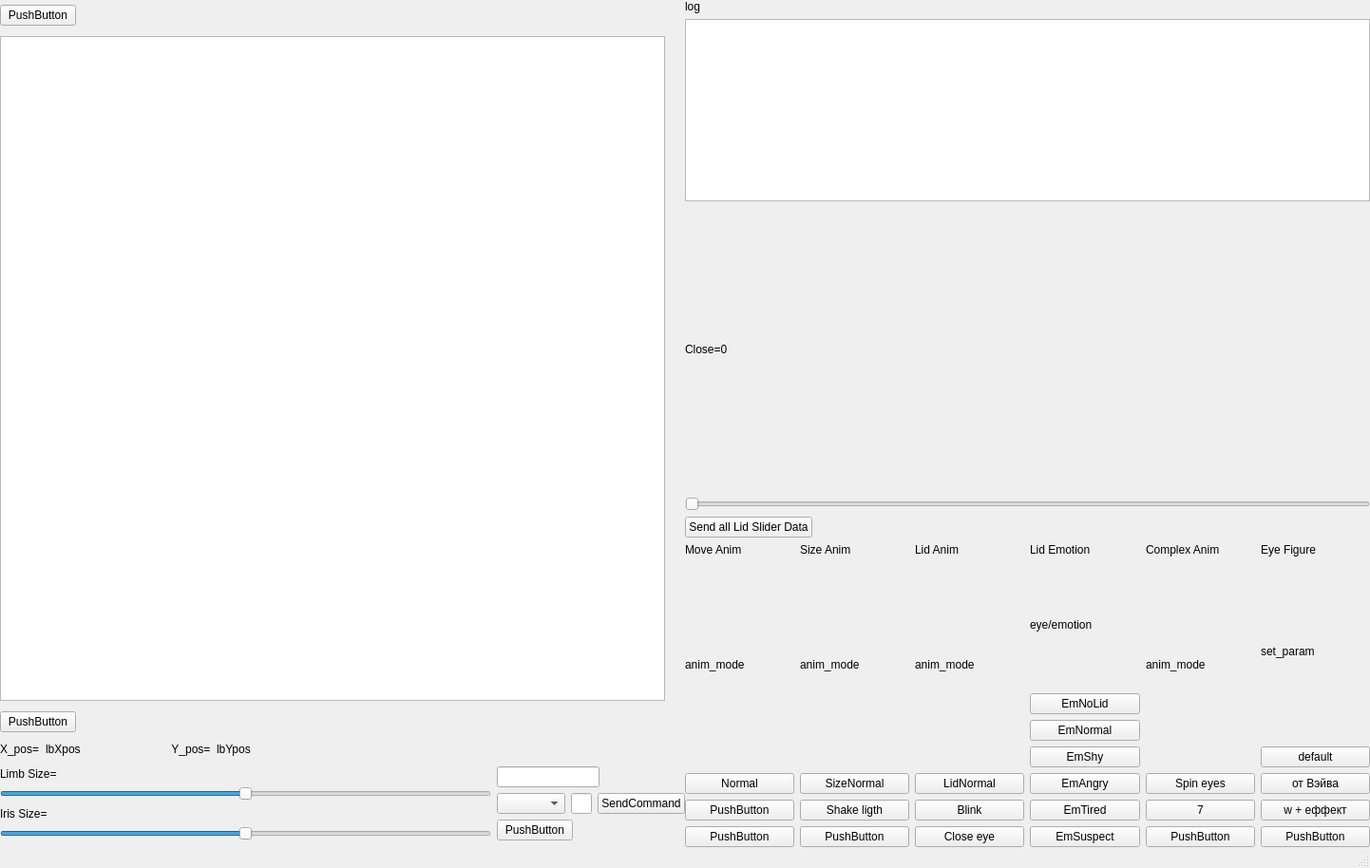
<?xml version="1.0" encoding="UTF-8"?>
<ui version="4.0">
 <class>Eye2ControllerForm</class>
 <widget class="QMainWindow" name="Eye2ControllerForm">
  <property name="geometry">
   <rect>
    <x>0</x>
    <y>0</y>
    <width>1442</width>
    <height>914</height>
   </rect>
  </property>
  <property name="sizePolicy">
   <sizepolicy hsizetype="Expanding" vsizetype="Expanding">
    <horstretch>0</horstretch>
    <verstretch>0</verstretch>
   </sizepolicy>
  </property>
  <property name="windowTitle">
   <string>Eye2ControllerForm</string>
  </property>
  <property name="windowIcon">
   <iconset>
    <normaloff>../../../../../../../run/user/1000/doc/c3ce67d1/Iris.png</normaloff>../../../../../../../run/user/1000/doc/c3ce67d1/Iris.png</iconset>
  </property>
  <widget class="QWidget" name="centralWidget">
   <property name="minimumSize">
    <size>
     <width>0</width>
     <height>0</height>
    </size>
   </property>
   <layout class="QHBoxLayout" name="horizontalLayout_2">
    <property name="spacing">
     <number>0</number>
    </property>
    <property name="leftMargin">
     <number>0</number>
    </property>
    <property name="topMargin">
     <number>0</number>
    </property>
    <property name="rightMargin">
     <number>0</number>
    </property>
    <property name="bottomMargin">
     <number>0</number>
    </property>
    <item>
     <layout class="QVBoxLayout" name="verticalLayout_2">
      <item>
       <widget class="QPushButton" name="pushButton">
        <property name="sizePolicy">
         <sizepolicy hsizetype="Maximum" vsizetype="Fixed">
          <horstretch>0</horstretch>
          <verstretch>0</verstretch>
         </sizepolicy>
        </property>
        <property name="text">
         <string>PushButton</string>
        </property>
       </widget>
      </item>
      <item>
       <widget class="QGraphicsView" name="graphicsView">
        <property name="sizePolicy">
         <sizepolicy hsizetype="Fixed" vsizetype="Fixed">
          <horstretch>0</horstretch>
          <verstretch>0</verstretch>
         </sizepolicy>
        </property>
        <property name="minimumSize">
         <size>
          <width>700</width>
          <height>700</height>
         </size>
        </property>
        <property name="maximumSize">
         <size>
          <width>700</width>
          <height>700</height>
         </size>
        </property>
        <property name="verticalScrollBarPolicy">
         <enum>Qt::ScrollBarAlwaysOff</enum>
        </property>
        <property name="horizontalScrollBarPolicy">
         <enum>Qt::ScrollBarAlwaysOff</enum>
        </property>
        <property name="alignment">
         <set>Qt::AlignLeading|Qt::AlignLeft|Qt::AlignTop</set>
        </property>
       </widget>
      </item>
      <item>
       <widget class="QPushButton" name="pushButton_5">
        <property name="sizePolicy">
         <sizepolicy hsizetype="Maximum" vsizetype="Maximum">
          <horstretch>0</horstretch>
          <verstretch>0</verstretch>
         </sizepolicy>
        </property>
        <property name="text">
         <string>PushButton</string>
        </property>
       </widget>
      </item>
      <item>
       <layout class="QHBoxLayout" name="horizontalLayout_3">
        <item>
         <widget class="QLabel" name="label_6">
          <property name="sizePolicy">
           <sizepolicy hsizetype="Preferred" vsizetype="Maximum">
            <horstretch>0</horstretch>
            <verstretch>0</verstretch>
           </sizepolicy>
          </property>
          <property name="text">
           <string>X_pos=</string>
          </property>
         </widget>
        </item>
        <item>
         <widget class="QLabel" name="lbXpos">
          <property name="sizePolicy">
           <sizepolicy hsizetype="Preferred" vsizetype="Maximum">
            <horstretch>0</horstretch>
            <verstretch>0</verstretch>
           </sizepolicy>
          </property>
          <property name="minimumSize">
           <size>
            <width>100</width>
            <height>0</height>
           </size>
          </property>
          <property name="text">
           <string>lbXpos</string>
          </property>
         </widget>
        </item>
        <item>
         <widget class="QLabel" name="label_7">
          <property name="sizePolicy">
           <sizepolicy hsizetype="Minimum" vsizetype="Maximum">
            <horstretch>0</horstretch>
            <verstretch>0</verstretch>
           </sizepolicy>
          </property>
          <property name="text">
           <string>        Y_pos=</string>
          </property>
         </widget>
        </item>
        <item>
         <widget class="QLabel" name="lbYpos">
          <property name="sizePolicy">
           <sizepolicy hsizetype="MinimumExpanding" vsizetype="Maximum">
            <horstretch>0</horstretch>
            <verstretch>0</verstretch>
           </sizepolicy>
          </property>
          <property name="minimumSize">
           <size>
            <width>50</width>
            <height>0</height>
           </size>
          </property>
          <property name="text">
           <string>lbYpos</string>
          </property>
         </widget>
        </item>
       </layout>
      </item>
      <item>
       <layout class="QHBoxLayout" name="horizontalLayout">
        <item>
         <layout class="QVBoxLayout" name="verticalLayout_3">
          <item>
           <widget class="QLabel" name="lbLimbSize">
            <property name="sizePolicy">
             <sizepolicy hsizetype="Maximum" vsizetype="Preferred">
              <horstretch>0</horstretch>
              <verstretch>0</verstretch>
             </sizepolicy>
            </property>
            <property name="text">
             <string>Limb Size=</string>
            </property>
           </widget>
          </item>
          <item>
           <widget class="QSlider" name="horizontalSlider">
            <property name="sizePolicy">
             <sizepolicy hsizetype="Expanding" vsizetype="Fixed">
              <horstretch>0</horstretch>
              <verstretch>0</verstretch>
             </sizepolicy>
            </property>
            <property name="maximum">
             <number>100</number>
            </property>
            <property name="singleStep">
             <number>1</number>
            </property>
            <property name="pageStep">
             <number>1</number>
            </property>
            <property name="value">
             <number>50</number>
            </property>
            <property name="orientation">
             <enum>Qt::Horizontal</enum>
            </property>
            <property name="tickPosition">
             <enum>QSlider::NoTicks</enum>
            </property>
            <property name="tickInterval">
             <number>10</number>
            </property>
           </widget>
          </item>
          <item>
           <widget class="QLabel" name="lbIrisSize">
            <property name="sizePolicy">
             <sizepolicy hsizetype="Maximum" vsizetype="Preferred">
              <horstretch>0</horstretch>
              <verstretch>0</verstretch>
             </sizepolicy>
            </property>
            <property name="text">
             <string>Iris Size=</string>
            </property>
           </widget>
          </item>
          <item>
           <widget class="QSlider" name="horizontalSlider_2">
            <property name="sizePolicy">
             <sizepolicy hsizetype="Expanding" vsizetype="Fixed">
              <horstretch>0</horstretch>
              <verstretch>0</verstretch>
             </sizepolicy>
            </property>
            <property name="maximum">
             <number>100</number>
            </property>
            <property name="singleStep">
             <number>10</number>
            </property>
            <property name="value">
             <number>50</number>
            </property>
            <property name="orientation">
             <enum>Qt::Horizontal</enum>
            </property>
            <property name="tickInterval">
             <number>10</number>
            </property>
           </widget>
          </item>
         </layout>
        </item>
        <item>
         <layout class="QVBoxLayout" name="verticalLayout_4">
          <item>
           <widget class="QLineEdit" name="lineEdit">
            <property name="sizePolicy">
             <sizepolicy hsizetype="Maximum" vsizetype="Maximum">
              <horstretch>0</horstretch>
              <verstretch>0</verstretch>
             </sizepolicy>
            </property>
           </widget>
          </item>
          <item>
           <layout class="QHBoxLayout" name="horizontalLayout_5">
            <item>
             <widget class="QComboBox" name="comboBox"/>
            </item>
            <item>
             <widget class="QLineEdit" name="lineEdit_2">
              <property name="sizePolicy">
               <sizepolicy hsizetype="Maximum" vsizetype="Fixed">
                <horstretch>0</horstretch>
                <verstretch>0</verstretch>
               </sizepolicy>
              </property>
             </widget>
            </item>
            <item>
             <widget class="QPushButton" name="pushButton_3">
              <property name="sizePolicy">
               <sizepolicy hsizetype="Maximum" vsizetype="Fixed">
                <horstretch>0</horstretch>
                <verstretch>0</verstretch>
               </sizepolicy>
              </property>
              <property name="text">
               <string>SendCommand</string>
              </property>
             </widget>
            </item>
           </layout>
          </item>
          <item>
           <widget class="QPushButton" name="pushButton_7">
            <property name="sizePolicy">
             <sizepolicy hsizetype="Maximum" vsizetype="Fixed">
              <horstretch>0</horstretch>
              <verstretch>0</verstretch>
             </sizepolicy>
            </property>
            <property name="text">
             <string>PushButton</string>
            </property>
           </widget>
          </item>
         </layout>
        </item>
       </layout>
      </item>
     </layout>
    </item>
    <item>
     <layout class="QVBoxLayout" name="verticalLayout">
      <item>
       <widget class="QLabel" name="label_3">
        <property name="sizePolicy">
         <sizepolicy hsizetype="Preferred" vsizetype="Fixed">
          <horstretch>0</horstretch>
          <verstretch>0</verstretch>
         </sizepolicy>
        </property>
        <property name="text">
         <string>log</string>
        </property>
       </widget>
      </item>
      <item>
       <widget class="QTextEdit" name="textEdit">
        <property name="sizePolicy">
         <sizepolicy hsizetype="Expanding" vsizetype="Maximum">
          <horstretch>0</horstretch>
          <verstretch>0</verstretch>
         </sizepolicy>
        </property>
        <property name="minimumSize">
         <size>
          <width>0</width>
          <height>10</height>
         </size>
        </property>
        <property name="html">
         <string>&lt;!DOCTYPE HTML PUBLIC &quot;-//W3C//DTD HTML 4.0//EN&quot; &quot;http://www.w3.org/TR/REC-html40/strict.dtd&quot;&gt;
&lt;html&gt;&lt;head&gt;&lt;meta name=&quot;qrichtext&quot; content=&quot;1&quot; /&gt;&lt;meta charset=&quot;utf-8&quot; /&gt;&lt;style type=&quot;text/css&quot;&gt;
p, li { white-space: pre-wrap; }
&lt;/style&gt;&lt;/head&gt;&lt;body style=&quot; font-family:'Sans Serif'; font-size:9pt; font-weight:400; font-style:normal;&quot;&gt;
&lt;p style=&quot;-qt-paragraph-type:empty; margin-top:0px; margin-bottom:0px; margin-left:0px; margin-right:0px; -qt-block-indent:0; text-indent:0px;&quot;&gt;&lt;br /&gt;&lt;/p&gt;&lt;/body&gt;&lt;/html&gt;</string>
        </property>
       </widget>
      </item>
      <item>
       <layout class="QVBoxLayout" name="vlUpLidControl">
        <item>
         <widget class="QLabel" name="lbClosePercent">
          <property name="text">
           <string>Close=0</string>
          </property>
         </widget>
        </item>
        <item>
         <widget class="QSlider" name="hsCloseSlider">
          <property name="maximum">
           <number>100</number>
          </property>
          <property name="orientation">
           <enum>Qt::Horizontal</enum>
          </property>
         </widget>
        </item>
       </layout>
      </item>
      <item>
       <widget class="QPushButton" name="pushButton_4">
        <property name="enabled">
         <bool>true</bool>
        </property>
        <property name="sizePolicy">
         <sizepolicy hsizetype="Maximum" vsizetype="Maximum">
          <horstretch>0</horstretch>
          <verstretch>0</verstretch>
         </sizepolicy>
        </property>
        <property name="text">
         <string>Send all Lid Slider Data</string>
        </property>
       </widget>
      </item>
      <item>
       <layout class="QHBoxLayout" name="horizontalLayout_4">
        <item>
         <layout class="QVBoxLayout" name="verticalLayout_9">
          <item>
           <widget class="QLabel" name="label_8">
            <property name="sizePolicy">
             <sizepolicy hsizetype="Preferred" vsizetype="Maximum">
              <horstretch>0</horstretch>
              <verstretch>0</verstretch>
             </sizepolicy>
            </property>
            <property name="text">
             <string>Move Anim</string>
            </property>
           </widget>
          </item>
          <item>
           <widget class="QLabel" name="label_9">
            <property name="text">
             <string>anim_mode</string>
            </property>
           </widget>
          </item>
          <item>
           <widget class="QPushButton" name="pbAnimNormal">
            <property name="text">
             <string>Normal</string>
            </property>
           </widget>
          </item>
          <item>
           <widget class="QPushButton" name="pushButton_6">
            <property name="text">
             <string>PushButton</string>
            </property>
           </widget>
          </item>
          <item>
           <widget class="QPushButton" name="pushButton_9">
            <property name="text">
             <string>PushButton</string>
            </property>
           </widget>
          </item>
         </layout>
        </item>
        <item>
         <layout class="QVBoxLayout" name="verticalLayout_7">
          <item>
           <widget class="QLabel" name="label_10">
            <property name="sizePolicy">
             <sizepolicy hsizetype="Preferred" vsizetype="Maximum">
              <horstretch>0</horstretch>
              <verstretch>0</verstretch>
             </sizepolicy>
            </property>
            <property name="text">
             <string>Size Anim</string>
            </property>
           </widget>
          </item>
          <item>
           <widget class="QLabel" name="label_4">
            <property name="sizePolicy">
             <sizepolicy hsizetype="Maximum" vsizetype="Preferred">
              <horstretch>0</horstretch>
              <verstretch>0</verstretch>
             </sizepolicy>
            </property>
            <property name="text">
             <string>anim_mode</string>
            </property>
           </widget>
          </item>
          <item>
           <widget class="QPushButton" name="pbAnimNormalSize">
            <property name="text">
             <string>SizeNormal</string>
            </property>
           </widget>
          </item>
          <item>
           <widget class="QPushButton" name="pbAnimShake">
            <property name="text">
             <string>Shake ligth</string>
            </property>
           </widget>
          </item>
          <item>
           <widget class="QPushButton" name="pushButton_10">
            <property name="text">
             <string>PushButton</string>
            </property>
           </widget>
          </item>
         </layout>
        </item>
        <item>
         <layout class="QVBoxLayout" name="verticalLayout_10">
          <item>
           <widget class="QLabel" name="label_11">
            <property name="sizePolicy">
             <sizepolicy hsizetype="Preferred" vsizetype="Maximum">
              <horstretch>0</horstretch>
              <verstretch>0</verstretch>
             </sizepolicy>
            </property>
            <property name="text">
             <string>Lid Anim</string>
            </property>
           </widget>
          </item>
          <item>
           <widget class="QLabel" name="label_15">
            <property name="text">
             <string>anim_mode</string>
            </property>
           </widget>
          </item>
          <item>
           <widget class="QPushButton" name="pbLidNormal">
            <property name="text">
             <string>LidNormal</string>
            </property>
           </widget>
          </item>
          <item>
           <widget class="QPushButton" name="pbBlink">
            <property name="text">
             <string>Blink</string>
            </property>
           </widget>
          </item>
          <item>
           <widget class="QPushButton" name="pbCloseEye">
            <property name="text">
             <string>Close eye</string>
            </property>
           </widget>
          </item>
         </layout>
        </item>
        <item>
         <layout class="QVBoxLayout" name="verticalLayout_8">
          <item>
           <widget class="QLabel" name="label_14">
            <property name="sizePolicy">
             <sizepolicy hsizetype="Preferred" vsizetype="Maximum">
              <horstretch>0</horstretch>
              <verstretch>0</verstretch>
             </sizepolicy>
            </property>
            <property name="text">
             <string>Lid Emotion</string>
            </property>
           </widget>
          </item>
          <item>
           <widget class="QLabel" name="label_5">
            <property name="sizePolicy">
             <sizepolicy hsizetype="Maximum" vsizetype="Preferred">
              <horstretch>0</horstretch>
              <verstretch>0</verstretch>
             </sizepolicy>
            </property>
            <property name="text">
             <string>eye/emotion</string>
            </property>
           </widget>
          </item>
          <item>
           <widget class="QPushButton" name="pushButton_2">
            <property name="text">
             <string>EmNoLid</string>
            </property>
           </widget>
          </item>
          <item>
           <widget class="QPushButton" name="pbEmNormal">
            <property name="sizePolicy">
             <sizepolicy hsizetype="Preferred" vsizetype="Fixed">
              <horstretch>0</horstretch>
              <verstretch>0</verstretch>
             </sizepolicy>
            </property>
            <property name="text">
             <string>EmNormal</string>
            </property>
           </widget>
          </item>
          <item>
           <widget class="QPushButton" name="pbEmShy">
            <property name="sizePolicy">
             <sizepolicy hsizetype="Preferred" vsizetype="Fixed">
              <horstretch>0</horstretch>
              <verstretch>0</verstretch>
             </sizepolicy>
            </property>
            <property name="text">
             <string>EmShy</string>
            </property>
           </widget>
          </item>
          <item>
           <widget class="QPushButton" name="pbEmAngry">
            <property name="sizePolicy">
             <sizepolicy hsizetype="Preferred" vsizetype="Fixed">
              <horstretch>0</horstretch>
              <verstretch>0</verstretch>
             </sizepolicy>
            </property>
            <property name="text">
             <string>EmAngry</string>
            </property>
           </widget>
          </item>
          <item>
           <widget class="QPushButton" name="pbEmTired">
            <property name="text">
             <string>EmTired</string>
            </property>
           </widget>
          </item>
          <item>
           <widget class="QPushButton" name="pbEmSuspect">
            <property name="text">
             <string>EmSuspect</string>
            </property>
           </widget>
          </item>
         </layout>
        </item>
        <item>
         <layout class="QVBoxLayout" name="verticalLayout_6">
          <item>
           <widget class="QLabel" name="label_12">
            <property name="sizePolicy">
             <sizepolicy hsizetype="Preferred" vsizetype="Maximum">
              <horstretch>0</horstretch>
              <verstretch>0</verstretch>
             </sizepolicy>
            </property>
            <property name="text">
             <string>Complex Anim</string>
            </property>
           </widget>
          </item>
          <item>
           <widget class="QLabel" name="label_2">
            <property name="sizePolicy">
             <sizepolicy hsizetype="Preferred" vsizetype="Preferred">
              <horstretch>0</horstretch>
              <verstretch>0</verstretch>
             </sizepolicy>
            </property>
            <property name="text">
             <string>anim_mode</string>
            </property>
           </widget>
          </item>
          <item>
           <widget class="QPushButton" name="pbAnimSpin">
            <property name="sizePolicy">
             <sizepolicy hsizetype="Minimum" vsizetype="Fixed">
              <horstretch>0</horstretch>
              <verstretch>0</verstretch>
             </sizepolicy>
            </property>
            <property name="text">
             <string>Spin eyes</string>
            </property>
           </widget>
          </item>
          <item>
           <widget class="QPushButton" name="pushButton_14">
            <property name="text">
             <string>7</string>
            </property>
           </widget>
          </item>
          <item>
           <widget class="QPushButton" name="pushButton_11">
            <property name="text">
             <string>PushButton</string>
            </property>
           </widget>
          </item>
         </layout>
        </item>
        <item>
         <layout class="QVBoxLayout" name="verticalLayout_5">
          <item>
           <widget class="QLabel" name="label">
            <property name="sizePolicy">
             <sizepolicy hsizetype="Maximum" vsizetype="Maximum">
              <horstretch>0</horstretch>
              <verstretch>0</verstretch>
             </sizepolicy>
            </property>
            <property name="text">
             <string>Eye Figure</string>
            </property>
           </widget>
          </item>
          <item>
           <widget class="QLabel" name="label_13">
            <property name="text">
             <string>set_param</string>
            </property>
           </widget>
          </item>
          <item>
           <widget class="QPushButton" name="pushButton_18">
            <property name="sizePolicy">
             <sizepolicy hsizetype="Minimum" vsizetype="Fixed">
              <horstretch>0</horstretch>
              <verstretch>0</verstretch>
             </sizepolicy>
            </property>
            <property name="text">
             <string>default</string>
            </property>
           </widget>
          </item>
          <item>
           <widget class="QPushButton" name="pushButton_19">
            <property name="sizePolicy">
             <sizepolicy hsizetype="Minimum" vsizetype="Fixed">
              <horstretch>0</horstretch>
              <verstretch>0</verstretch>
             </sizepolicy>
            </property>
            <property name="text">
             <string>от Вэйва</string>
            </property>
           </widget>
          </item>
          <item>
           <widget class="QPushButton" name="pushButton_17">
            <property name="sizePolicy">
             <sizepolicy hsizetype="Minimum" vsizetype="Fixed">
              <horstretch>0</horstretch>
              <verstretch>0</verstretch>
             </sizepolicy>
            </property>
            <property name="text">
             <string>w + еффект</string>
            </property>
           </widget>
          </item>
          <item>
           <widget class="QPushButton" name="pushButton_8">
            <property name="text">
             <string>PushButton</string>
            </property>
           </widget>
          </item>
         </layout>
        </item>
       </layout>
      </item>
     </layout>
    </item>
   </layout>
  </widget>
  <widget class="QStatusBar" name="statusBar">
   <property name="sizePolicy">
    <sizepolicy hsizetype="MinimumExpanding" vsizetype="MinimumExpanding">
     <horstretch>0</horstretch>
     <verstretch>0</verstretch>
    </sizepolicy>
   </property>
   <property name="sizeGripEnabled">
    <bool>true</bool>
   </property>
  </widget>
  <widget class="QMenuBar" name="menuBar">
   <property name="enabled">
    <bool>false</bool>
   </property>
   <property name="geometry">
    <rect>
     <x>0</x>
     <y>0</y>
     <width>1442</width>
     <height>23</height>
    </rect>
   </property>
  </widget>
  <action name="actionOpen">
   <property name="enabled">
    <bool>true</bool>
   </property>
   <property name="text">
    <string>Load Trajectory</string>
   </property>
  </action>
  <action name="actionSave">
   <property name="text">
    <string>Save Trajectory</string>
   </property>
  </action>
 </widget>
 <layoutdefault spacing="6" margin="11"/>
 <resources/>
 <connections/>
</ui>
